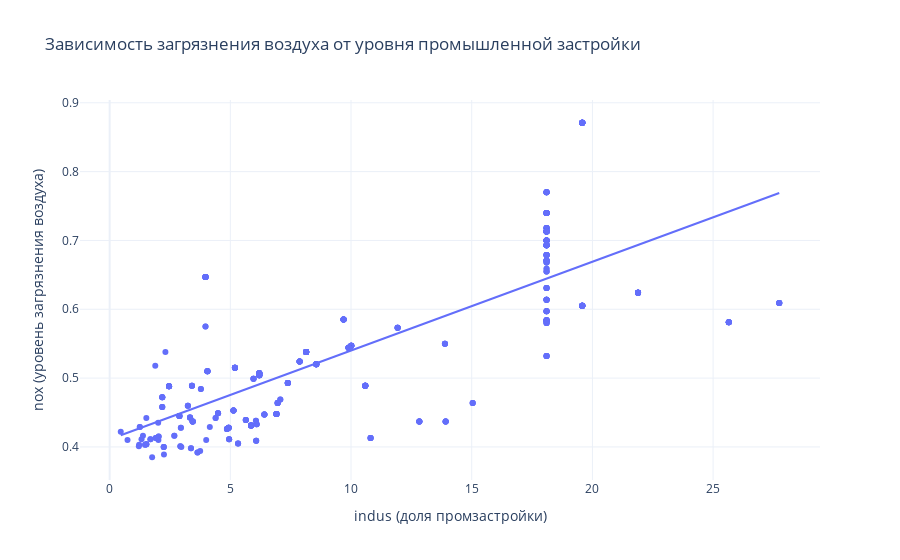

The code cell stored with this chart in its notebook:
### Code cell
fig = px.scatter(
    df,
    x = 'indus',
    y = 'nox',
    title = 'Зависимость загрязнения воздуха от уровня промышленной застройки',
    labels = {'indus': 'indus (доля промзастройки)', 'nox': 'nox (уровень загрязнения воздуха)'},
    trendline='ols', 
    template='plotly_white'
)

fig.show()

### Figure 1 — Plotly figure (JSON) as saved in the notebook; plotly's stock layout.template omitted (floating-point values rounded to 4 significant figures; data arrays with more than 128 entries replaced by an {"elided": "..."} marker saying what was removed)
{"data": [{"hovertemplate": "indus (доля промзастройки)=%{x}<br>nox (уровень загрязнения воздуха)=%{y}<extra></extra>", "legendgroup": "", "marker": {"color": "#636efa", "symbol": "circle"}, "mode": "markers", "name": "", "orientation": "v", "showlegend": false, "type": "scatter", "x": {"elided": "506 float values"}, "xaxis": "x", "y": {"elided": "506 float values"}, "yaxis": "y"}, {"hovertemplate": "<b>OLS trendline</b><br>nox = 0.0128988 * indus + 0.411044<br>R<sup>2</sup>=0.583164<br><br>indus (доля промзастройки)=%{x}<br>nox (уровень загрязнения воздуха)=%{y} <b>(trend)</b><extra></extra>", "legendgroup": "", "marker": {"color": "#636efa", "symbol": "circle"}, "mode": "lines", "name": "", "showlegend": false, "type": "scatter", "x": {"elided": "506 float values"}, "xaxis": "x", "y": {"elided": "506 float values"}, "yaxis": "y"}], "layout": {"legend": {"tracegroupgap": 0}, "title": {"text": "Зависимость загрязнения воздуха от уровня промышленной застройки"}, "xaxis": {"anchor": "y", "domain": [0, 1], "title": {"text": "indus (доля промзастройки)"}}, "yaxis": {"anchor": "x", "domain": [0, 1], "title": {"text": "nox (уровень загрязнения воздуха)"}}}}
